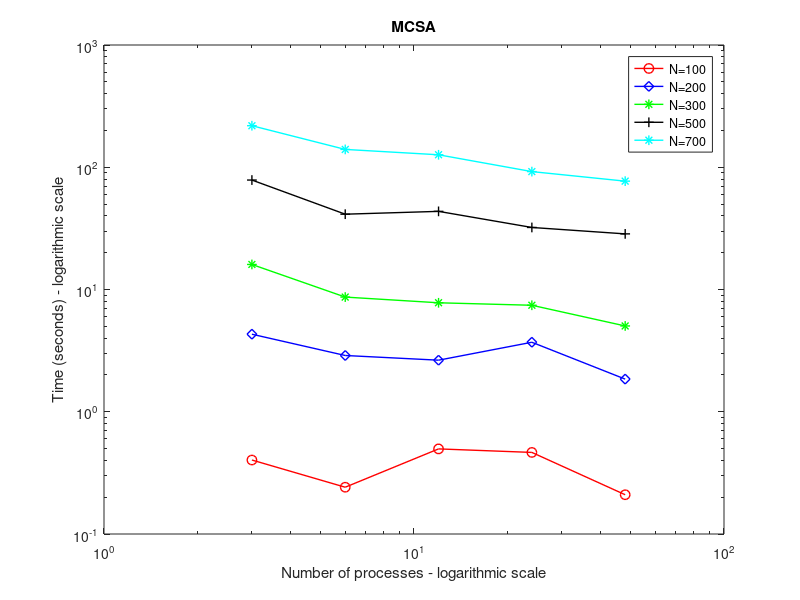
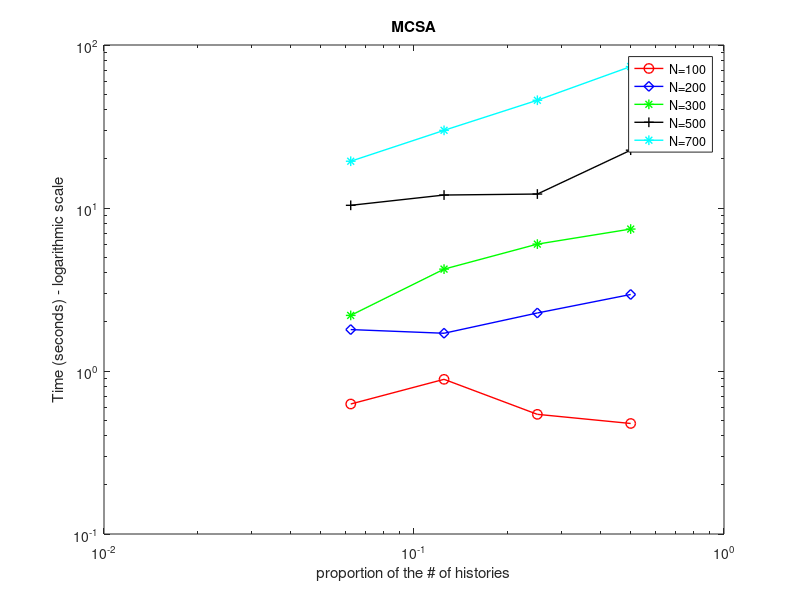

Write MATLAB code to recreate these figures, in order.
N=[100 200 300 500 700];
P=[3 6 12 24 48];

time=[0.402869 4.30778 16.028 78.5828 218.702;
    0.241363 2.88537 8.67008 41.3041 139.926;
    0.496757 2.64127 7.78725 43.5681 126.481;
    0.464905 3.70239 7.43161 32.1722 92.141;
    0.209484 1.84922 5.0329 28.51 76.9692];

loglog(P, time(:,1), '-ro', 'LineWidth', 1, 'MarkerSize', 7);  
hold on
loglog(P, time(:,2), '-bd', 'LineWidth', 1, 'MarkerSize', 7); 
loglog(P, time(:,3), '-g*', 'LineWidth', 1, 'MarkerSize', 7); 
loglog(P, time(:,4), '-k+', 'LineWidth', 1, 'MarkerSize', 7);
loglog(P, time(:,5), '-c*', 'LineWidth', 1, 'MarkerSize', 7);
legend('N=100', 'N=200', 'N=300', 'N=500', 'N=700');
title('MCSA')
xlabel('Number of processes - logarithmic scale');
ylabel('Time (seconds) - logarithmic scale');  


gran=[1/2; 1/4; 1/8; 1/16];
gran_time=[%0.496757 3.70239 7.43161 32.1722 92.141;
    0.476507 2.94749 7.42754 22.6319 73.7607;
    0.542164 2.26947 6.00373 12.1798 45.8213;
    0.889152 1.70438 4.21667 12.0108 29.9483;
    0.627307 1.79536 2.19337 10.3864 19.3599];

hold off
figure()
loglog(gran, gran_time(:,1), '-ro', 'LineWidth', 1, 'MarkerSize', 7);  
hold on
loglog(gran, gran_time(:,2), '-bd', 'LineWidth', 1, 'MarkerSize', 7); 
loglog(gran, gran_time(:,3), '-g*', 'LineWidth', 1, 'MarkerSize', 7); 
loglog(gran, gran_time(:,4), '-k+', 'LineWidth', 1, 'MarkerSize', 7); 
loglog(gran, gran_time(:,5), '-c*', 'LineWidth', 1, 'MarkerSize', 7); 


legend('N=100', 'N=200', 'N=300', 'N=500', 'N=700');
title('MCSA')
xlabel('proportion of the # of histories');
ylabel('Time (seconds) - logarithmic scale');  
